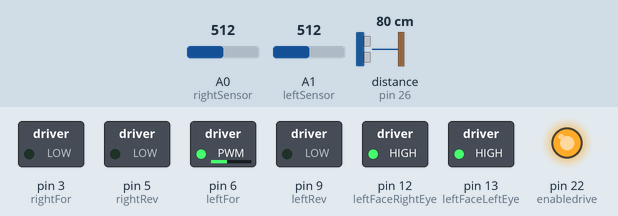
Bench run of a sketch on a simulated Arduino Mega 2560, built with avr-gcc and run on an emulated ATmega2560. Parts: switched loads named in the sketch (green lamp = pin HIGH), output pins drawn as LEDs (lit = HIGH). Wiring (inferred from the names in the program): ultrasonic range finder: trigger pin 24; echo pin 26. The inputs (shaded band) are chosen by the test bench; at power-on: A1 (leftSensor) = 512, A0 (rightSensor) = 512, distance to the obstacle (sensor on pin 26) 80 cm. The echo pulse lasts 58.3 µs per cm; pins used as bus, display or sensor lines are not drawn.

Above: at 1.2 s.
1.3 s: A1 (leftSensor) set to 317
2.8 s: A1 (leftSensor) set to 285
At 3.7 s:
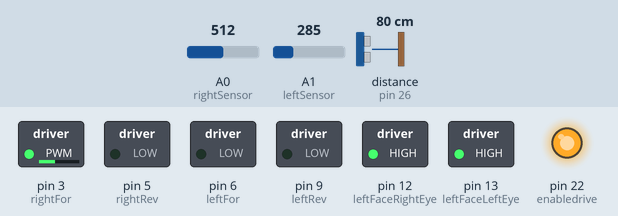
4.3 s: A0 (rightSensor) set to 314
5.8 s: A0 (rightSensor) set to 289
At 6.7 s:
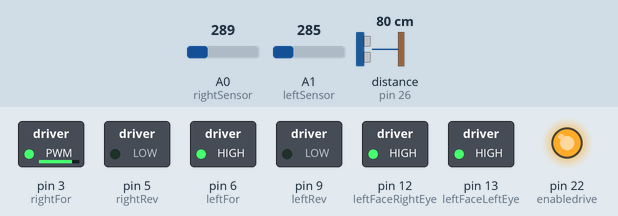
7.3 s: A0 (rightSensor) set to 306
At 8.5 s:
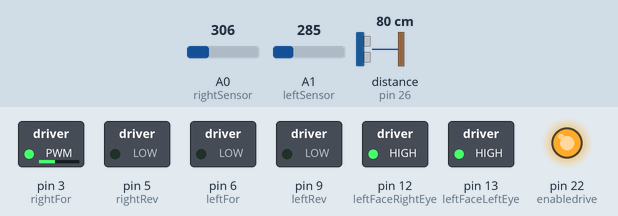
8.8 s: A0 (rightSensor) set to 122
At 10.0 s:
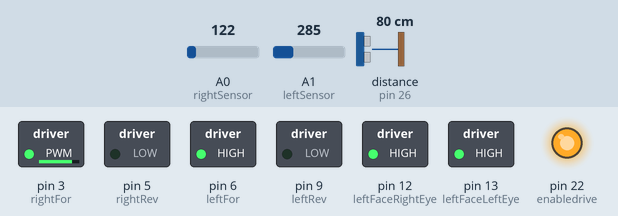
Timing chart, 0 to 11.3 s (numbered marks = the images above; inputs shaded):
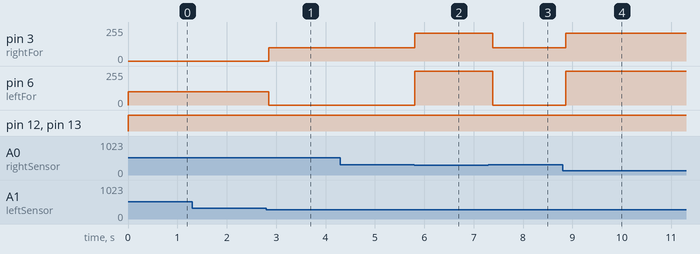

The sketch:

rangefinder.ino
```cpp
/* This sketch uses a RCWL-1601 ultrasonic range finder
 to measure distance
 */
 int sensorCutoff = 300;
 int rightSensor = A0;
 int leftSensor = A1;

 int leftFaceRightEye = 12;
 int leftFaceLeftEye = 13;

  int leftFor = 6;//left motor forward
  int leftRev = 9;//left motor reverse
  int rightFor = 3;//right motor forward
  int rightRev = 5;//right motor reverse
  int enabledrive = 22;  //  drive enabled (HIGH) or disabled (LOW)

#define trig 24   // trigger pin output
#define echo 26   // echo pin input

long duration;
long distance;


void setup() {
  // put your setup code here, to run once:

pinMode(leftFaceLeftEye, OUTPUT);
pinMode(leftFaceRightEye, OUTPUT);
//Serial.begin(9600);
pinMode(trig, OUTPUT);
pinMode(echo, INPUT);

digitalWrite(trig, LOW);
delayMicroseconds(2);


pinMode (leftFor, OUTPUT);
pinMode (leftRev, OUTPUT);

pinMode (rightFor, OUTPUT);
pinMode (rightRev, OUTPUT);

pinMode (enabledrive, OUTPUT);

digitalWrite (enabledrive, HIGH);   // allows the car to drive

}

void loopaaa() {

  turnLeft();
  //delay (500);
  //turnRight();
  delay (500);
  goStraight();
  delay (500);

//  goBack();
//  delay (5000);
//  goFast();
//  delay (5000);
// goBackfast();
//  delay(5000);


}

void loop() {
  // put your main code here, to run repeatedly:

digitalWrite(trig, HIGH);
delayMicroseconds(10);
digitalWrite(trig, LOW);

duration = pulseIn(echo, HIGH); // time in microseconds
distance = (duration / 2) / 29.1;

if (distance <= -1) { //CHANGE THIS
  goBack();
  delay(1000);
  turnLeft();
  delay(500);

  digitalWrite(leftFaceLeftEye, LOW);
  digitalWrite(leftFaceRightEye, LOW);

} else {

  int left = analogRead(leftSensor);
  int right = analogRead(rightSensor);
  if (left > sensorCutoff) {
    turnLeft();
  }
  else if (right > sensorCutoff) {
    turnRight();
  }
  else {
    goStraight();
  }

  digitalWrite(leftFaceLeftEye, HIGH);
  digitalWrite(leftFaceRightEye, HIGH);
}


delay(100);


}

void turnLeft()
{
  digitalWrite (leftRev, LOW); //makes sure the motor does not rotate reverse
  analogWrite (leftFor, 100); //using PWM allows for an adjustable speed

  digitalWrite(rightRev, LOW);
  digitalWrite(rightFor, LOW);
  return;
}


void turnRight()
{
  digitalWrite (rightRev, LOW); //makes sure the motor does not rotate reverse
  analogWrite (rightFor, 100); //using PWM allows for an adjustable speed

  digitalWrite(leftRev, LOW);
  digitalWrite(leftFor, LOW);
  return;
}

void goStraight()
{

  digitalWrite (rightRev, LOW); //makes sure the motor does not rotate reverse
  digitalWrite (leftRev, LOW); //makes sure the motor does not rotate reverse
  analogWrite (rightFor, 210); //using PWM allows for an adjustable speed
  analogWrite (leftFor, 255); //for both left and right motors
  return;
}

void goBack()
{

  analogWrite  (rightRev, 200);
  analogWrite (leftRev, 200);
  digitalWrite (rightFor, LOW);
  digitalWrite (leftFor, LOW);
  return;
}

void goFast()
{


  digitalWrite (rightRev, LOW); //makes sure the motor does not rotate reverse
 digitalWrite (leftRev, LOW); //makes sure the motor does not rotate reverse
  analogWrite (rightFor, 255); //using PWM allows for an adjustable speed
  analogWrite (leftFor, 255); //for both left and right motors
  return;
}

void goBackfast()
{

  analogWrite  (rightRev, 200);
  analogWrite (leftRev, 200);
  digitalWrite (rightFor, LOW);
  digitalWrite (leftFor, LOW);
  return;
}
```

Measured:
- the behaviour switches between 301 and 300 on A1 (leftSensor) (found by bisection; images 0 and 1)
- the behaviour switches between 301 and 300 on A0 (rightSensor) (found by bisection; images 1 and 2)
- after the input at 1.3 s, every drawn part: stays the same
- after the input at 2.8 s, pin 3 (rightFor): 0/255 → 100/255 after 0.05 s; pin 6 (leftFor): 100/255 → 0/255 after 0.05 s
- after the input at 4.3 s, every drawn part: stays the same
- after the input at 5.8 s, pin 3 (rightFor): 100/255 → 210/255 at once; pin 6 (leftFor): 0/255 → 255/255 at once
- after the input at 7.3 s, pin 3 (rightFor): 210/255 → 100/255 after 0.09 s; pin 6 (leftFor): 255/255 → 0/255 after 0.09 s
- after the input at 8.8 s, pin 3 (rightFor): 100/255 → 210/255 after 0.07 s; pin 6 (leftFor): 0/255 → 255/255 after 0.07 s
